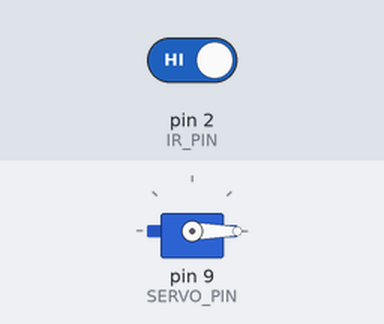
Bench run of a sketch on a simulated Arduino Uno, built with avr-gcc and run on an emulated ATmega328P. On the bench: servo. The inputs (shaded band) are chosen by the test bench; at power-on: pin 2 (IR_PIN) HIGH. What the sketch prints to the serial monitor is not drawn.

Above: at 1.2 s.
1.3 s: pin 2 (IR_PIN) driven LOW
At 2.6 s:
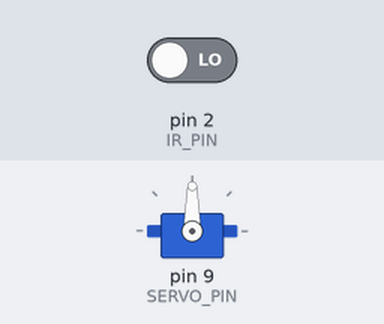
2.9 s: pin 2 (IR_PIN) driven HIGH
At 4.1 s:
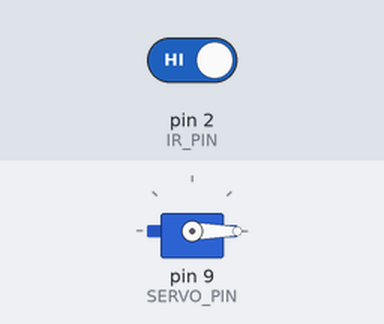
Timing chart, 0 to 5.9 s (numbered marks = the images above; inputs shaded):
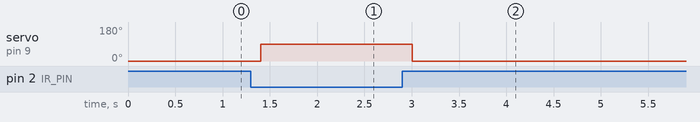

Measured:
- after the input at 1.3 s, servo on pin 9 (SERVO_PIN): 0° → 90° after 0.10 s
- after the input at 2.9 s, servo on pin 9 (SERVO_PIN): 90° → 0° after 0.10 s

The sketch:

IR_Servo.ino
```cpp
#include <Servo.h>

const int IR_PIN = 2;     // IR sensor OUT pin
const int SERVO_PIN = 9;  // Servo signal pin

Servo myServo;

void setup() {
  pinMode(IR_PIN, INPUT);
  myServo.attach(SERVO_PIN);
  myServo.write(0); // Start at 0 degrees
  Serial.begin(9600);
  Serial.println("IR + Servo Test");
}

void loop() {
  int sensorValue = digitalRead(IR_PIN);

  if (sensorValue == LOW) {   // Object detected (active LOW)
    myServo.write(90);        // Move servo to 90 degrees
    Serial.println("Object Detected → Servo at 90°");
  } else {
    myServo.write(0);         // Return to 0 degrees
    Serial.println("No Object → Servo at 0°");
  }

  delay(200);
}
```
